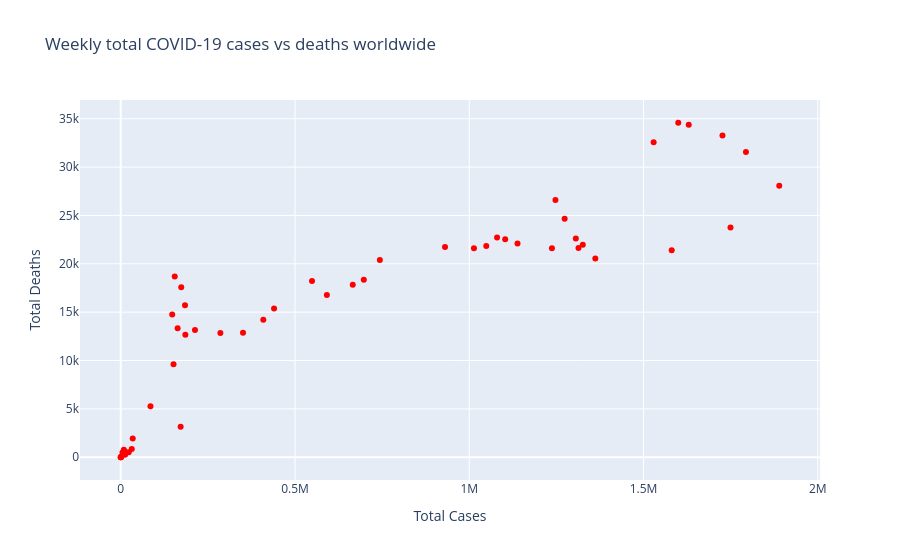

The code cell stored with this chart in its notebook:
### Code cell
fig=plot_cases_vs_deaths(df2)
fig.show()

df['correlationEstimate']

### Figure 1 — Plotly figure (JSON) as saved in the notebook; plotly's stock layout.template omitted (floating-point values rounded to 4 significant figures)
{"data": [{"hoverinfo": "text", "hovertemplate": "weeklyCases=%{x}<br>weeklyDeaths=%{y}<extra></extra>", "hovertext": [1.0, 2.0, 3.0, 4.0, 5.0, 6.0, 7.0, 8.0, 9.0, 10.0, 11.0, 12.0, 13.0, 14.0, 15.0, 16.0, 17.0, 18.0, 19.0, 20.0, 21.0, 22.0, 23.0, 24.0, 25.0, 26.0, 27.0, 28.0, 29.0, 30.0, 31.0, 32.0, 33.0, 34.0, 35.0, 36.0, 37.0, 38.0, 39.0, 40.0, 41.0, 42.0, 43.0, 44.0, 45.0, 46.0, 47.0, 48.0, 49.0, 50.0, 51.0], "legendgroup": "", "marker": {"color": "red", "symbol": "circle"}, "mode": "markers", "name": "", "orientation": "v", "showlegend": false, "type": "scatter", "x": [59, 0, 158, 1782, 12455, 22921, 31657, 8923, 5025, 13381, 34343, 85282, 151437, 184352, 173548, 154885, 147645, 163213, 185380, 212951, 285893, 350829, 409101, 439889, 548862, 591436, 665728, 697468, 743470, 930401, 1013482, 1048840, 1103030, 1079826, 1138437, 1237203, 1247358, 1325777, 1305777, 1273698, 1313409, 1361746, 1580874, 1749637, 1889482, 1793945, 1726576, 1629748, 1599703, 1529045, 171857], "xaxis": "x", "y": [0, 1, 2, 53, 248, 508, 856, 788, 502, 547, 1928, 5265, 9625, 15708, 17589, 18684, 14755, 13334, 12664, 13159, 12850, 12861, 14223, 15369, 18221, 16783, 17833, 18346, 20397, 21731, 21622, 21852, 22550, 22709, 22111, 21613, 26594, 21974, 22630, 24663, 21631, 20537, 21400, 23746, 28080, 31553, 33263, 34390, 34585, 32578, 3154], "yaxis": "y"}], "layout": {"legend": {"tracegroupgap": 0}, "title": {"text": "Weekly total COVID-19 cases vs deaths worldwide"}, "xaxis": {"anchor": "y", "domain": [0, 1], "title": {"text": "Total Cases"}}, "yaxis": {"anchor": "x", "domain": [0, 1], "title": {"text": "Total Deaths"}}}}
